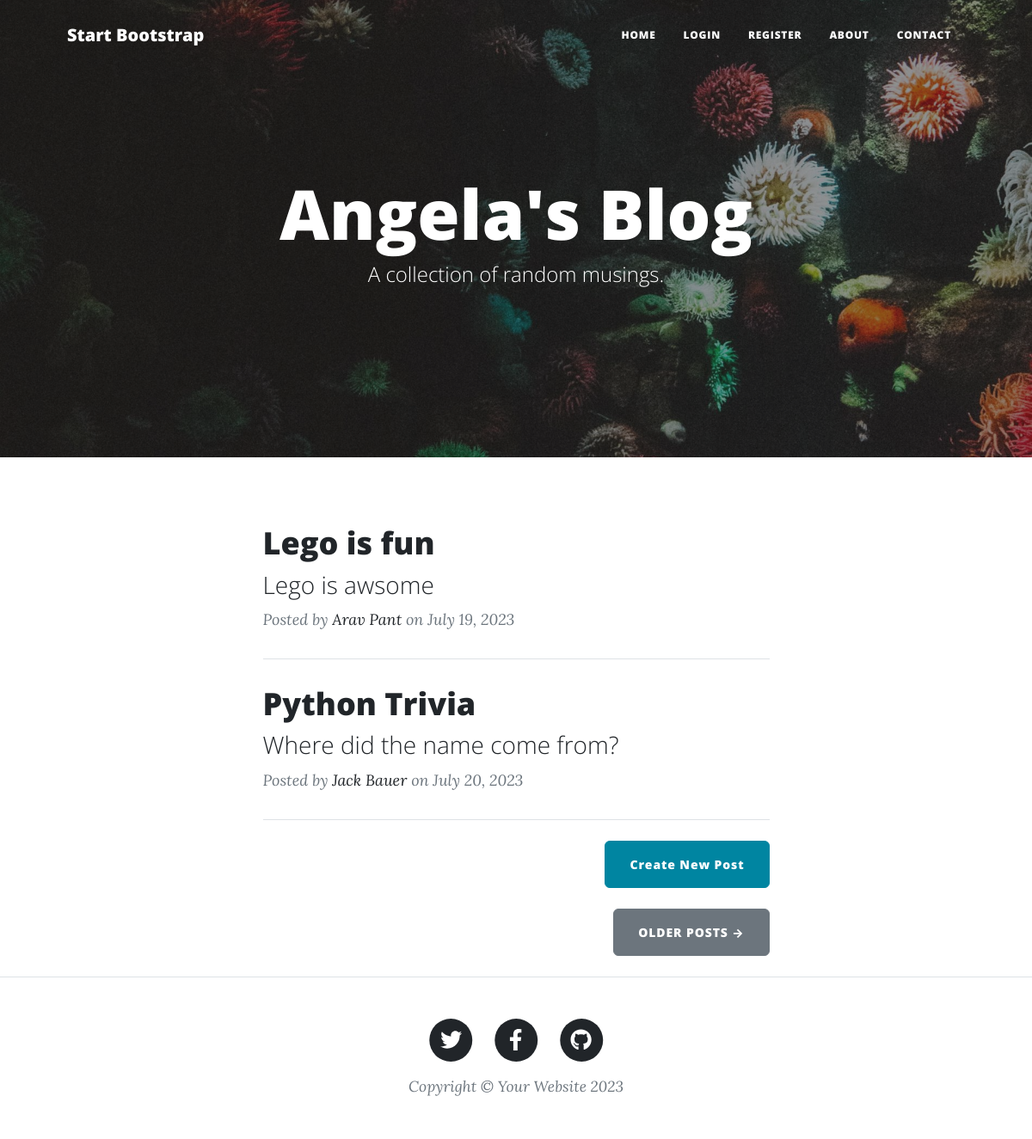
Before: / with the older database file.
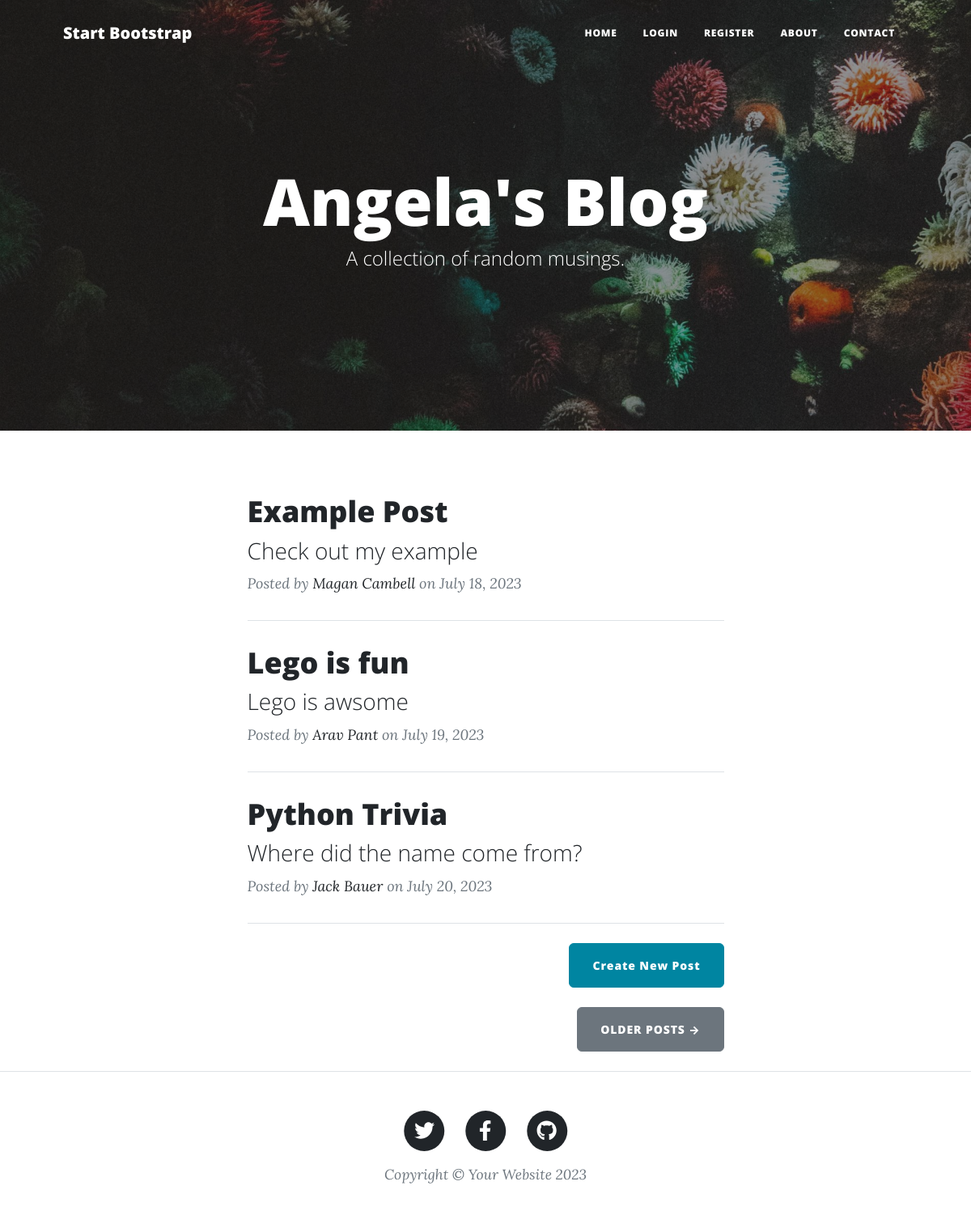
After: the same page with the newer database file.
### main.py (models this page shows)
class BlogPost(db.Model):
    __tablename__ = "blog_posts"
    id: Mapped[int] = mapped_column(Integer, primary_key=True)
    title: Mapped[str] = mapped_column(String(250), unique=True, nullable=False)
    subtitle: Mapped[str] = mapped_column(String(250), nullable=False)
    date: Mapped[str] = mapped_column(String(250), nullable=False)
    body: Mapped[str] = mapped_column(Text, nullable=False)
    author: Mapped[str] = mapped_column(String(250), nullable=False)
    img_url: Mapped[str] = mapped_column(String(250), nullable=False)

### main.py (the view)
@app.route('/')
def get_all_posts():
    result = db.session.execute(db.select(BlogPost))
    posts = result.scalars().all()
    return render_template("index.html", all_posts=posts, logged_in=current_user.is_authenticated)

### templates/index.html (shortened to what this page needs)
{% include "header.html" %}
<header
  class="masthead"
  style="background-image: url('../static/assets/img/home-bg.jpg')"
>
  <div class="container position-relative px-4 px-lg-5">
    <div class="row gx-4 gx-lg-5 justify-content-center">
      <div class="col-md-10 col-lg-8 col-xl-7">
        <div class="site-heading">
          <h1>Angela's Blog</h1>
          <span class="subheading">A collection of random musings.</span>
        </div>
      </div>
    </div>
  </div>
</header>
<div class="container px-4 px-lg-5">
  <div class="row gx-4 gx-lg-5 justify-content-center">
    <div class="col-md-10 col-lg-8 col-xl-7">
      {% for post in all_posts %}
      <div class="post-preview">
        <a href="{{ url_for('show_post', post_id=post.id) }}">
          <h2 class="post-title">{{ post.title }}</h2>
          <h3 class="post-subtitle">{{ post.subtitle }}</h3>
        </a>
        <p class="post-meta">
          Posted by
          <a href="#">{{post.author}}</a>
          on {{post.date}}
        </p>
      </div>
      <hr class="my-4" />
      {% endfor %}
      <div class="d-flex justify-content-end mb-4">
        <a
          class="btn btn-primary float-right"
          href="{{url_for('add_new_post')}}"
          >Create New Post</a
        >
      </div>
      <div class="d-flex justify-content-end mb-4">
        <a class="btn btn-secondary text-uppercase" href="#!">Older Posts →</a>
      </div>
    </div>
  </div>
</div>
{% include "footer.html" %}

### templates/header.html (shortened to what this page needs)
<!DOCTYPE html>
<html lang="en">
  <head>
    {% block styles %}
    {{ bootstrap.load_css() }}
    <link
      href="{{ url_for('static', filename='css/styles.css') }}"
      rel="stylesheet"
    />
    {% endblock %}
  </head>
  <body>
    <nav class="navbar navbar-expand-lg navbar-light" id="mainNav">
      <div class="container px-4 px-lg-5">
        <a class="navbar-brand" href="/">Start Bootstrap</a>
        <div class="collapse navbar-collapse" id="navbarResponsive">
          <ul class="navbar-nav ms-auto py-4 py-lg-0">
            <li class="nav-item">
              <a
                class="nav-link px-lg-3 py-3 py-lg-4"
                href="{{ url_for('get_all_posts') }}"
                >Home</a
              >
            </li>
            {% if not logged_in %}
            <li class="nav-item">
              <a
                class="nav-link px-lg-3 py-3 py-lg-4"
                href="{{ url_for('login') }}"
                >Login</a
              >
            </li>
            <li class="nav-item">
              <a
                class="nav-link px-lg-3 py-3 py-lg-4"
                href="{{ url_for('register') }}"
                >Register</a
              >
            </li>
            {% endif %}
            <li class="nav-item">
              <a
                class="nav-link px-lg-3 py-3 py-lg-4"
                href="{{ url_for('about') }}"
                >About</a
              >
            </li>
            <li class="nav-item">
              <a
                class="nav-link px-lg-3 py-3 py-lg-4"
                href="{{ url_for('contact') }}"
                >Contact</a
              >
            </li>
          </ul>
        </div>
      </div>
    </nav>
  </body>
</html>

### templates/footer.html (shortened to what this page needs)
        <footer class="border-top">
          <div class="container px-4 px-lg-5">
              <div class="row gx-4 gx-lg-5 justify-content-center">
                  <div class="col-md-10 col-lg-8 col-xl-7">
                      <ul class="list-inline text-center">
                          <li class="list-inline-item">
                              <a href="#!">
                                  <span class="fa-stack fa-lg">
                                      <i class="fas fa-circle fa-stack-2x"></i>
                                      <i class="fab fa-twitter fa-stack-1x fa-inverse"></i>
                                  </span>
                              </a>
                          </li>
                          <li class="list-inline-item">
                              <a href="#!">
                                  <span class="fa-stack fa-lg">
                                      <i class="fas fa-circle fa-stack-2x"></i>
                                      <i class="fab fa-facebook-f fa-stack-1x fa-inverse"></i>
                                  </span>
                              </a>
                          </li>
                          <li class="list-inline-item">
                              <a href="#!">
                                  <span class="fa-stack fa-lg">
                                      <i class="fas fa-circle fa-stack-2x"></i>
                                      <i class="fab fa-github fa-stack-1x fa-inverse"></i>
                                  </span>
                              </a>
                          </li>
                      </ul>
                      <div class="small text-center text-muted fst-italic">Copyright &copy; Your Website 2023</div>
                  </div>
              </div>
          </div>
      </footer>
  </body>
</html>

Changed rows visible on the page:
added BlogPost: title "Example Post", subtitle "Check out my example", author "Magan Cambell", date "July 18, 2023"
